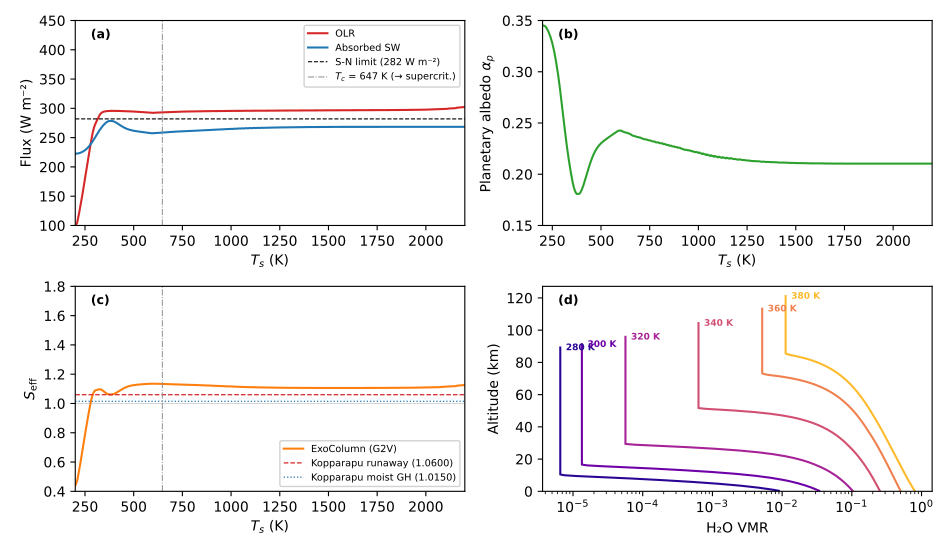

Write Python code to recreate this figure.
#!/usr/bin/env python3
"""
hz_inner.py  —  ExoColumn version of Kopparapu+2013 Figure 3 (inner HZ, G2V star).

For each prescribed surface temperature Ts, ExoColumn builds a moist-adiabat
column (cold start: fully saturated at all levels including stratosphere,
isothermal stratosphere at t_strato = 200 K), calls ExoRT radiation once
(flux_only mode), and reads the output profiles and fluxes.

Four-panel figure matching Kopparapu+2013 Fig. 3:
  (a) OLR and absorbed SW vs Ts
  (b) Planetary albedo vs Ts
  (c) Effective stellar flux Seff = OLR / ASR vs Ts
  (d) H2O VMR vertical profiles for selected Ts values

Composition: N2=0.78 + O2=0.21 + Ar=0.01 + CO2=3.3e-4 + H2O (Kopparapu 2013 Earth tuning; no O3/CH4).

Shortwave solar zenith angle: 6-point Gauss-Legendre HEMISPHERIC quadrature
(sw_zenith_quad=.true., sw_nquad=6), matching Kopparapu+2013's 6-angle averaging,
rather than a single 60deg.  A single 60deg overweights grazing incidence and
biases the planetary albedo (panel b) HIGH by ~0.006-0.010; the hemispheric Bond
average removes that bias (see tools/diag_zenith_albedo.py).  The residual offset
vs Kopparapu (~0.015-0.02) is near-IR H2O shortwave absorption (ExoRT n68 vs their
HITEMP-2010 + BPS continuum) — a spectral-data difference, not a methodology one.

Model top: p_top = 0.01 Pa (extended 2 decades below the former 1 Pa) so the H2O
profiles in panel (d) reach ~100-130 km as in Kopparapu Fig 3d.  The shortwave is
converged wrt the top (mass above 0.01 Pa is ~1e-7 of the column; see
tools/diag_ptop_sensitivity.py).  Build at PVER>=200 so the larger log-pressure
span does not coarsen the troposphere (preserves the panel a-c sawtooth behaviour).

NOTE on the residual sawtooth in panels (a)-(c): this is a vertical-resolution
discretization artifact, not a physics error.  In the runaway regime OLR/ASR are set by
the emission/absorption level near the tropopause kink (moist adiabat meeting the
isothermal t_strato cap).  As Ts rises, ps grows (variable_ps) and the tropopause
migrates across the fixed log-spaced layers; each layer-boundary crossing re-samples that
kink and steps OLR/ASR by one tooth.  Confirmed by PVER doubling: 70->140 doubles the
number of teeth and roughly halves their amplitude (~1/N convergence).  The teeth track
the tropopause-layer index (k_top_conv) at 92%, and are NOT the cold-trap water (~5e-6,
radiatively negligible) nor the 10-bar k-table crossing.  See tools/diag_staircase*.py.
Independent caveat (see hz_roadmap): the ExoRT k-tables end at 500 K, so the high-Ts
(>~500 K) branch is extrapolated and should not be over-interpreted.
"""

import os
import subprocess
import numpy as np
import netCDF4 as nc
import matplotlib.pyplot as plt

# ---------------------------------------------------------------------------
ROOT     = os.path.dirname(os.path.dirname(os.path.abspath(__file__)))
EXE      = os.path.join(ROOT, 'run', 'exocol.exe')
OUT_NC   = os.path.join(ROOT, 'iofiles', 'exocol_out.nc')
NML_PATH = os.path.join(ROOT, 'exocol_config.nml')

# ---------------------------------------------------------------------------
# Ts grid (env-overridable for quick tests: HZ_TS_MIN/HZ_TS_MAX/HZ_TS_STEP).
# The sweep spans the full inner-HZ runaway (Kasting 1988 Fig 1; Kopparapu 2013
# Fig 3): cold → moist greenhouse → runaway PLATEAU → critical point → supercritical
# runaway → POST-RUNAWAY RISE.
#   • Above the H2O critical point (Tc=647.1 K) no liquid ocean can exist, so the
#     whole water inventory is in the atmosphere and the cold start builds a DRY
#     (unsaturated) adiabat at the hot base, switching to the saturated pseudoadiabat
#     aloft where the rising parcel first cools to saturation (below Tc).  The water
#     column is then fixed at the inventory (~271 bar) for all Ts>Tc, so the cool
#     radiatively active upper atmosphere — and hence OLR — is Ts-INDEPENDENT: the
#     runaway plateau (~295 W/m², flat from ~400 to ~1600 K).
#   • At high Ts the Wien peak shifts into the near-IR/visible H2O WINDOWS, which
#     transmit the hot lower atmosphere to space → OLR rises steeply again (the
#     post-runaway branch; Kasting 1988, Kopparapu 2013 both show this — it is NOT
#     a flat plateau all the way up).  Our curve reproduces it (onset ~1800 K).
#   CAVEAT on the rise: ExoRT's n68 k-tables have a hardcoded T-grid ceiling of 500 K
#   (radgrid.F90, read-only); the deep >500 K layers use clamped opacity, so the
#   QUANTITATIVE steepness of the rise above ~1600 K (shaded) carries extrapolation
#   uncertainty (likely too steep — missing HITEMP hot bands).  Onset/shape are
#   physical; absolute high-Ts values would need HITEMP-class k-data.
TS_MIN  = float(os.environ.get('HZ_TS_MIN',  '200'))
TS_MAX  = float(os.environ.get('HZ_TS_MAX',  '2500'))
TS_STEP = float(os.environ.get('HZ_TS_STEP', '5'))
TS_VALUES = np.arange(TS_MIN, TS_MAX + TS_STEP, TS_STEP, dtype=float)   # K
H2O_TCRIT = 647.1   # K, water critical point (saturated → supercritical dry base)
# Above this Ts the ExoRT n68 k-tables (T-grid ceiling 500 K, hardcoded in the
# read-only radgrid.F90) under-absorb the near-IR emission of the hot dry base, so
# OLR leaks spuriously off the runaway plateau.  Sweeps that go higher (set
# HZ_TS_MAX) shade this region as opacity-limited (would need HITEMP k-data).
T_KTABLE_RELIABLE = 1600.0   # K

# Water-vapour equation of state for the moist pseudoadiabat:
#   'ideal'    — dilute ideal-gas moist adiabat (malr); the historical default.
#   'nonideal' — Kasting (1988) Appendix-A general non-ideal pseudoadiabat with
#                the native IAPWS-95 EOS (beta, real-gas entropies/cp).  Forces
#                the Wagner-Pruss steam saturation pressure.
# Override with HZ_H2O_EOS=nonideal.  Outputs are tagged so the two modes do not
# overwrite each other (hz_inner.pdf vs hz_inner_nonideal.pdf).
H2O_EOS = os.environ.get('HZ_H2O_EOS', 'ideal')
TAG     = '' if H2O_EOS == 'ideal' else '_' + H2O_EOS

ALBEDO   = 0.32      # surface albedo = Kopparapu et al. (2013) value, for a DIRECT
                     # comparison (their cloud-free 1-D model uses Ad=0.32 to mimic
                     # cloud reflection).  Surface albedo affects only absorbed SW
                     # (hence ASR & Seff), not the LW-driven cold-start T profile/OLR.
                     # [Our ExoRT-tuned Ts=288 K value was 0.24229; kept in git history.]
T_STRATO = 200.0     # isothermal stratosphere cap [K]

MW_H2O   = 18.015    # g/mol

# The OLR/albedo/Seff curves carry a small high-frequency SAWTOOTH: as Ts sweeps,
# the tropopause kink (moist adiabat meeting the isothermal t_strato) migrates
# across the fixed log-spaced layers and the RT re-samples it at each crossing.
# It is a vertical-resolution sampling artifact, NOT physics (PVER 70→140 halves
# its amplitude — see project_hz_staircase).  A light centered running-median
# (window HZ_SMOOTH points, default 5 ≈ 25 K) suppresses it while preserving the
# physical shape (plateau, albedo dip, post-runaway rise); set HZ_SMOOTH=1 for the
# raw curve.  Higher PVER halves the sawtooth at the source (1/N convergence:
# 0.008→0.004 p-p in albedo); the window-5 median then removes the residual.
# The published figure is generated at PVER>=200 (build with `make clean &&
# make PVER=200`): the extended p_top=0.01 Pa top spreads the log-pressure grid
# over ~2 more decades, so PVER must rise from the former 140 to ~200 to keep the
# tropospheric resolution (hence the sawtooth amplitude) unchanged.
SMOOTH_WIN = int(os.environ.get('HZ_SMOOTH', '5'))

# Kopparapu+2013 inner-edge Seff (G2V, 1 M_Earth)
KOPP_RUNAWAY = 1.06     # runaway greenhouse
KOPP_MOIST   = 1.015    # moist greenhouse
SN_LIMIT     = 282.0    # W/m²  Simpson-Nakajima OLR limit
MOIST_GH_VMR = 3.0e-3   # moist greenhouse stratospheric H2O VMR threshold

# Ts values at which to save the full H2O vertical profile for panel (d)
PROFILE_TS = [280.0, 300.0, 320.0, 340.0, 360.0, 380.0]

NML_TEMPLATE = """\
&exocol_nml
  flux_only      = .true.
  variable_ps    = .true.
  ihz_profile    = .true.
  o3_profile     = 'none'
  msdist         = 1.0
  h2o_eos        = '{h2o_eos}'
  sw_zenith_quad = .true.
  sw_nquad       = 6
/
&exocol_init
  input_file = ''
  ts         = {ts:.2f}
  t_strato   = {t_strato:.1f}
  p_top      = 0.01
  rh_init    = 1.0
  coszrs     = 0.5
  asdir      = {albedo:.4f}
  asdif      = {albedo:.4f}
  aldir      = {albedo:.4f}
  aldif      = {albedo:.4f}
/
&exocol_composition
  n2_vmr   = 0.78
  o2_vmr   = 0.210
  ar_vmr   = 0.01
  co2_vmr  = 3.3e-4
  ch4_vmr  = 0.0
  o3_vmr   = 0.0
/
"""

# ---------------------------------------------------------------------------

def run_one(ts):
    """
    Run ExoColumn flux_only at surface temperature ts.
    Returns dict with scalar diagnostics and profiles, or None on failure.
    """
    nml = NML_TEMPLATE.format(ts=ts, t_strato=T_STRATO, albedo=ALBEDO,
                              h2o_eos=H2O_EOS)
    orig = None
    if os.path.exists(NML_PATH):
        with open(NML_PATH) as f:
            orig = f.read()
    try:
        with open(NML_PATH, 'w') as f:
            f.write(nml)
        result = subprocess.run([EXE], cwd=ROOT, capture_output=True,
                                text=True, timeout=180)
        if result.returncode != 0:
            print(f"  FAIL Ts={ts:.0f} K  rc={result.returncode}")
            print(result.stderr[-300:] if result.stderr else '')
            return None

        with nc.Dataset(OUT_NC) as ds:
            lwup   = ds['LWUP'][:]
            swup   = ds['SWUP'][:]
            swdn   = ds['SWDN'][:]
            tmid   = ds['tmid'][:]
            pmid   = ds['pmid'][:]
            h2ommr = ds['h2ommr'][:]
            mwdry  = float(ds['mw'][:])
            zint   = np.array(ds['zint'][:])   # interface heights [m]

        olr   = float(lwup[0])
        asr   = float(swdn[0] - swup[0])
        alpha = float(swup[0] / swdn[0]) if swdn[0] > 0 else 0.0
        seff  = olr / asr if asr > 1e-6 else np.nan

        # H2O volume mixing ratio profile: VMR ≈ h2ommr × mwdry / MW_H2O
        h2o_vmr = h2ommr * mwdry / MW_H2O
        # Layer-midpoint altitude [km] from interface heights (TOA=0 … srf=pverp)
        zmid_km = 0.5 * (zint[:-1] + zint[1:]) / 1000.

        return dict(olr=olr, asr=asr, alpha=alpha, seff=seff,
                    h2o_vmr=h2o_vmr, pmid=np.array(pmid),
                    tmid=np.array(tmid), zmid_km=zmid_km)
    finally:
        if orig is not None:
            with open(NML_PATH, 'w') as f:
                f.write(orig)
        elif os.path.exists(NML_PATH):
            os.remove(NML_PATH)


def main():
    if not os.path.isfile(EXE):
        raise FileNotFoundError(f"Executable not found: {EXE}")

    print("ExoColumn inner-HZ sweep  —  Figure 3 (Kopparapu+2013 style)")
    print(f"  H2O EOS     : {H2O_EOS}" +
          ("  (Kasting 1988 Appendix-A, IAPWS-95)" if H2O_EOS == 'nonideal' else ""))
    print(f"  Ts range    : {TS_VALUES[0]:.0f}–{TS_VALUES[-1]:.0f} K")
    print(f"  t_strato    : {T_STRATO:.0f} K  (isothermal, fully saturated)")
    print(f"  variable_ps : ps = p_N2(1 bar) + esat(Ts)")
    print(f"  composition : N2=0.78 + O2=0.21 + Ar=0.01 + CO2=3.3e-4 + H2O  [no O3/CH4]")
    print()

    rows = []
    profiles = {}   # ts → (pmid, h2o_vmr) for selected Ts
    for ts in TS_VALUES:
        r = run_one(ts)
        if r is None:
            print(f"  Ts={ts:5.1f} K  SKIPPED")
            continue
        print(f"  Ts={ts:5.1f} K  OLR={r['olr']:7.2f}  ASR={r['asr']:7.2f}"
              f"  α={r['alpha']:.3f}  Seff={r['seff']:.4f}")
        rows.append((ts, r['olr'], r['asr'], r['alpha'], r['seff']))
        if any(abs(ts - ts_p) < 0.5 for ts_p in PROFILE_TS):
            profiles[ts] = (r['zmid_km'], r['h2o_vmr'], r['pmid'])

    if not rows:
        print("No successful runs.")
        return

    arr  = np.array(rows)
    ts_a, olr_a, asr_a, alp_a, seff_a = arr.T

    _plot(ts_a, olr_a, asr_a, alp_a, seff_a, profiles)


def _smooth(y, w=SMOOTH_WIN):
    """Centered running median (window w points) to suppress the vertical-
    resolution sawtooth (a numerical sampling artifact, not physics).  Preserves
    monotonic trends and broad features; w<=1 returns the raw curve."""
    y = np.asarray(y, float)
    if w <= 1 or y.size < 3:
        return y
    h = w // 2
    out = y.copy()
    for i in range(y.size):
        out[i] = np.median(y[max(0, i - h):min(y.size, i + h + 1)])
    return out


def _plot(ts, olr, asr, alpha, seff, profiles):
    # Suppress the vertical-resolution sawtooth (see SMOOTH_WIN note above).
    olr, asr, alpha, seff = (_smooth(olr), _smooth(asr),
                             _smooth(alpha), _smooth(seff))

    fig, axes = plt.subplots(2, 2, figsize=(9.5, 5.5), dpi=300)
    fig.patch.set_facecolor('white')
    (ax_a, ax_b), (ax_c, ax_d) = axes

    kw = dict(xlim=(200., 2200.))

    # --- (a) OLR and ASR vs Ts ---
    ax_a.plot(ts, olr, color='C3', lw=1.5, label='OLR')
    ax_a.plot(ts, asr, color='C0', lw=1.5, label='Absorbed SW')
    ax_a.axhline(SN_LIMIT, color='k', lw=0.8, ls='--',
                 label=f'S-N limit ({SN_LIMIT:.0f} W m⁻²)')
    if ts[-1] > H2O_TCRIT:
        ax_a.axvline(H2O_TCRIT, color='0.55', lw=0.7, ls='-.',
                     label=f'$T_c$ = {H2O_TCRIT:.0f} K (→ supercrit.)')
    ax_a.set_ylabel('Flux (W m⁻²)')
    ax_a.set_xlabel('$T_s$ (K)')
    ax_a.set_ylim(100., 450.)      # focus on the plateau + onset of the rise
    ax_a.legend(fontsize=7, framealpha=0.9)
    ax_a.set(**kw)
    ax_a.set_facecolor('white')
    ax_a.text(0.04, 0.96, '(a)', transform=ax_a.transAxes,
              va='top', fontsize=9, fontweight='bold')

    # --- (b) Planetary albedo vs Ts ---
    ax_b.plot(ts, alpha, color='C2', lw=1.5)
    ax_b.set_ylabel('Planetary albedo $\\alpha_p$')
    ax_b.set_xlabel('$T_s$ (K)')
    ax_b.set_ylim(0.15, 0.35)
    ax_b.set(**kw)
    ax_b.set_facecolor('white')
    ax_b.text(0.04, 0.96, '(b)', transform=ax_b.transAxes,
              va='top', fontsize=9, fontweight='bold')

    # --- (c) Seff vs Ts ---
    ax_c.plot(ts, seff, color='C1', lw=1.5, label='ExoColumn (G2V)')
    ax_c.axhline(KOPP_RUNAWAY, color='C3', lw=0.9, ls='--',
                 label=f'Kopparapu runaway ({KOPP_RUNAWAY:.4f})')
    ax_c.axhline(KOPP_MOIST, color='C0', lw=0.9, ls=':',
                 label=f'Kopparapu moist GH ({KOPP_MOIST:.4f})')
    ax_c.axhline(1.0, color='gray', lw=0.5, alpha=0.5)
    if ts[-1] > H2O_TCRIT:
        ax_c.axvline(H2O_TCRIT, color='0.55', lw=0.7, ls='-.')
    ax_c.set_ylabel('$S_{\\rm eff}$')
    ax_c.set_xlabel('$T_s$ (K)')
    ax_c.set_ylim(0.4, 1.8)
    ax_c.legend(fontsize=7, framealpha=0.9, loc='lower right')
    ax_c.set(**kw)
    ax_c.set_facecolor('white')
    ax_c.text(0.04, 0.96, '(c)', transform=ax_c.transAxes,
              va='top', fontsize=9, fontweight='bold')

    # --- (d) H2O VMR vertical profiles vs altitude for selected Ts values ---
    items_d = sorted(profiles.items())
    colors_d = plt.cm.plasma(np.linspace(0.05, 0.85, max(len(items_d), 1)))
    for (ts_p, (zmid, vmr, pmid)), col in zip(items_d, colors_d):
        # Trim only the topmost layer(s) where the saturated cold-start hits the
        # es = 0.99*p steam cap (q -> ~0.98); the rest of the stratosphere is the
        # well-behaved uniform cold-trap value.  With p_top = 0.01 Pa this shows
        # the H2O profile up to ~100-130 km (cf. Kopparapu Fig 3d).
        mask = pmid > 0.03
        z = zmid[mask]; v = vmr[mask]
        ax_d.semilogx(v, z, color=col, lw=1.5)
        # label each curve directly at its stratospheric top (highest altitude),
        # where the curves fan out by altitude (warmer ⇒ deeper ⇒ taller)
        itop = int(np.argmax(z))
        ax_d.annotate(f'{ts_p:.0f} K', xy=(v[itop], z[itop]),
                      xytext=(4, 0), textcoords='offset points',
                      color=col, fontsize=6.5, fontweight='bold',
                      ha='left', va='center')
    ax_d.set_xscale('log')
    ax_d.set_xlabel('H₂O VMR')
    ax_d.set_ylabel('Altitude (km)')
    ax_d.set_ylim(bottom=0.)
    ax_d.set_facecolor('white')
    ax_d.text(0.04, 0.96, '(d)', transform=ax_d.transAxes,
              va='top', fontsize=9, fontweight='bold')

    fig.tight_layout()
    out_dir = os.path.dirname(os.path.abspath(__file__))
    for ext, dpi in [('pdf', 300), ('png', 150)]:
        path = os.path.join(out_dir, f'hz_inner{TAG}.{ext}')
        fig.savefig(path, dpi=dpi, facecolor='white')
        print(f"Saved: {path}")
    plt.close(fig)


if __name__ == '__main__':
    main()
